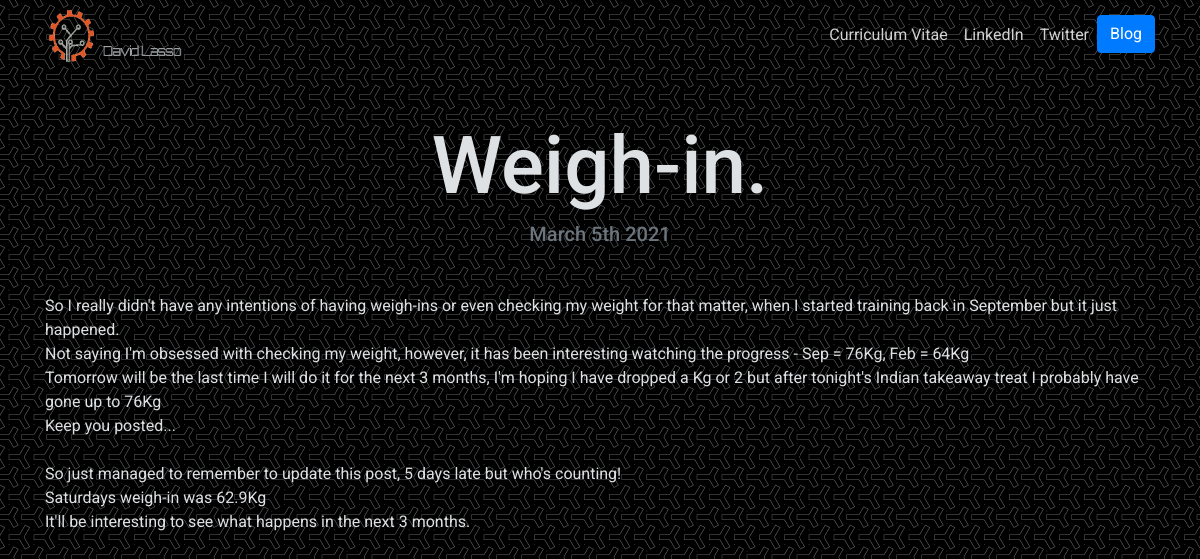
The page /blog/9/ on the database its author committed.
### blog/models.py (models this page shows, shortened)
class Blog(models.Model):
	title = models.CharField(max_length=200)
	description = models.TextField()
	date = models.DateField()

### blog/views.py (the view)
# urls.py: path('<int:blog_id>/', views.detail, name='detail'),
def detail(request, blog_id):
	blog = get_object_or_404(Blog, pk=blog_id)
	return render(request, 'blog/detail.html', {'blog':blog})

### blog/templates/blog/detail.html
{% extends 'wsite/base.html' %}
{% block content %}
<h1 class="text-center mt-5" id="blogdetailtitle">{{ blog.title }}</h1>
<h5 class="text-center text-muted mb-5">{{ blog.date|date:'F jS Y' }}</h5>
{{ blog.description|safe }}
{% endblock %}

### wsite/static/wsite/custom.css (style rules this page uses)
body { font-family: 'Roboto', sans-serif; color: rgba(222,225,227,3); background-image: url("y-so-serious.png"); }
@media (min-width: 992px) { #blogdetailtitle { font-size: 5rem; } }

### rows shown on the page
Blog: title "Weigh-in.", date "March 5th 2021", description "So I really didn't have any intentions of having weigh-ins or even checking my weight for that matter, when I started training back in September but it just happened. Not saying I'm obsessed with checking my weight, however, it has been interesting watching the progress - Sep = 76Kg, Feb = 64Kg Tomorrow will be the last time I will do it for the next 3 months, I'm hoping I have dropped a Kg or 2 but after tonight's Indian takeaway treat I probably have gone up to 76Kg Keep you posted... So just managed to remember to update this post, 5 days late but who's counting! Saturdays weigh-in was 62.9Kg It'll be interesting to see what happens in the next 3 months."
